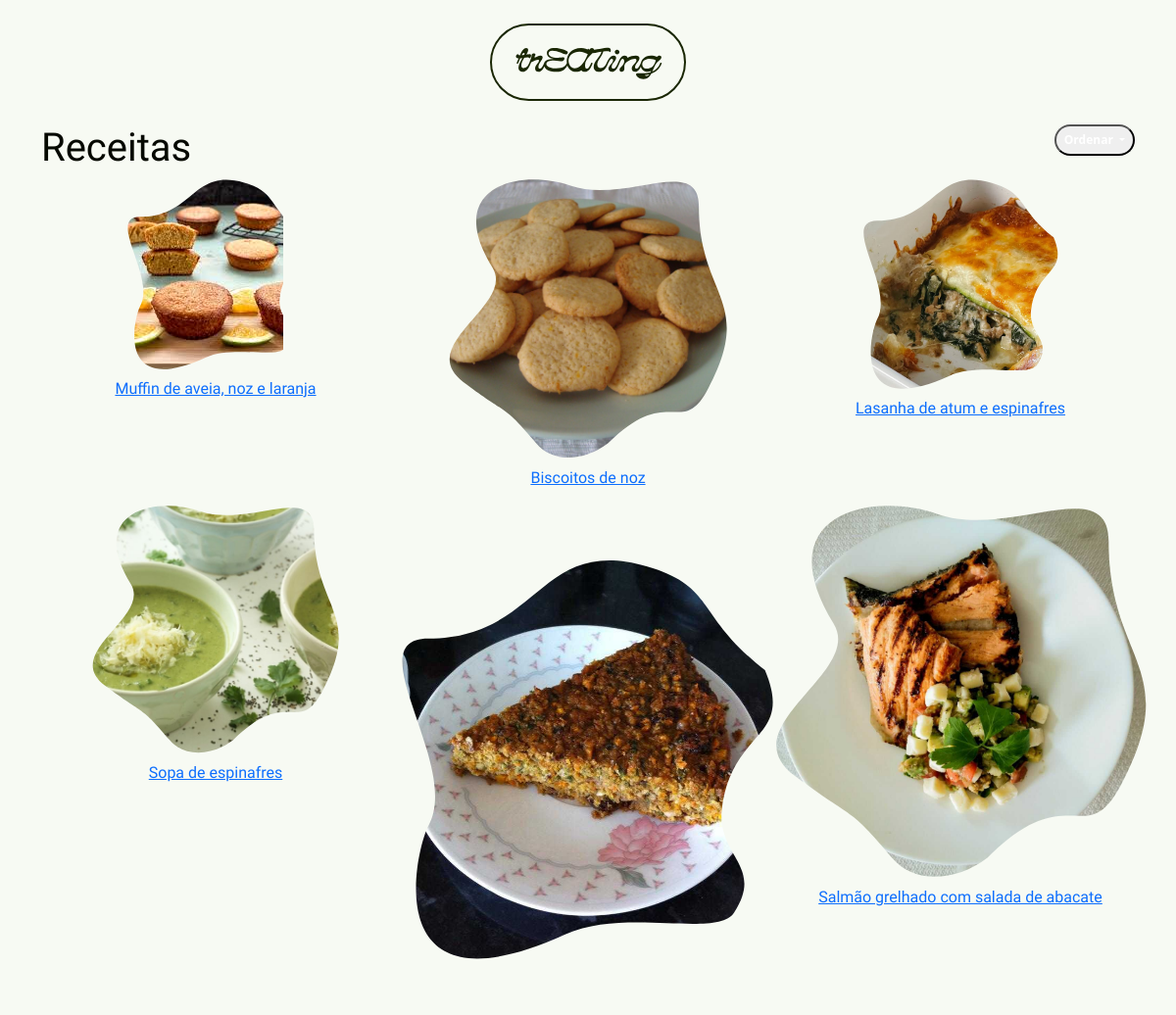
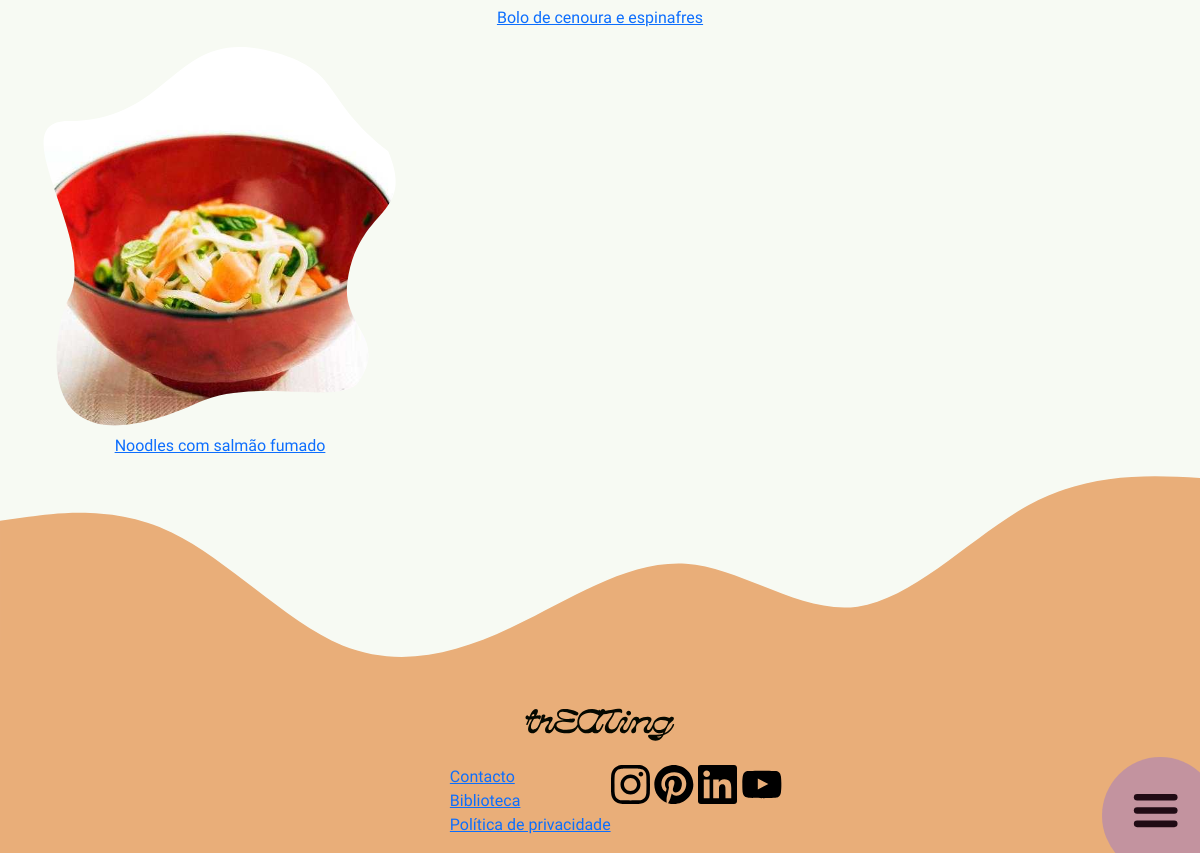
Screenshot of /receitas.php with the database file from the repository (2 pictures, top to bottom).
### tables this page shows
CREATE TABLE `recipes` (
  `idrecipe` int(11) NOT NULL,
  `idfood` int(11) NOT NULL,
  `title` varchar(80) NOT NULL,
  `ingredients` text NOT NULL,
  `steps` text NOT NULL,
  `images` varchar(50) NOT NULL,
  `servings` int(11) NOT NULL,
  `time` int(11) NOT NULL
);

### receitas.php (the view, shortened to what this page needs)
<?php
  require "connection.php";
  $query = "SELECT *
            FROM recipes";
  $result = mysqli_query($connection, $query);
?>
<!doctype html>
<html lang="en">
  <head>
    <link href="https://cdn.jsdelivr.net/npm/bootstrap@5.3.3/dist/css/bootstrap.min.css" rel="stylesheet">
    <link rel="stylesheet" href="./CSS/styles.css">
  </head>
  <body>
  <?php include "header.php"?>
 <main>
    <div class="container">
      <div class=" d-flex justify-content-between mb-2">
        <h1>Receitas</h1>
          <div class="dropdown">
            <button class="badge rounded-pill dropdown-toggle p-2 " type="button" data-bs-toggle="dropdown" aria-expanded="false">
            </button>
          </div>
      </div>
      <div class="row">
      <?php
        foreach ($result as $rec) {
          $idrec = $rec["idrecipe"];
          if($idrec % 2 == 0){
            $mask = '2';
          } else{
            $mask = '1';
          };
      ?>
        <div class="p-0 col-6 col-md-4">
          <a href="detalhereceita.php?idrecipe=<?php echo $idrec?>">
            <div class="mask<?php echo $mask ?> overflow-hidden">
              <img src="./media/recipes/<?php echo $rec["images"]; ?>" alt="<?php echo $rec["title"]; ?>" class="img-fluid">
            </div>
            <p class="mt-2 text-center"><?php echo $rec["title"]; ?></p>
          </a>
        </div>
        <?php }?>
    </div>
  </main>
  <?php include "footer.php"?>
  </body>
</html>

### header.php (shortened to what this page needs)
<header>
  <div class="container-fluid">
    <section>
      <div class= "row justify-content-center ">
        <div class= "col-auto m-4">
            <a href="index.php" class="col">
              <img src="./media/icons/logo.svg" alt="Treating logo" >
            </a>
        </div>
      </div>
    </section>
    <section>
      <div class="position-fixed bottom-0 end-0 z-1">
        <div class="menubtn btn-group dropup">
          <img type="button" data-bs-toggle="dropdown" aria-expanded="false" src="./media/icons/menu.svg" alt="Menu">
        </div>
      </div>
    </section>
  </div>
</header>

### footer.php
<footer>
  <div class="w-100 p-0">
      <img class="wavef" src="./media/icons/wave.footer.svg" alt="wave separation">
  </div>
  <div class="d-flex flex-column align-items-center bg-secondary-subtle">
    <a href="index.php" class="mb-4">
      <img src="./media/icons/logo_no_border.svg" alt="Treating logo">
    </a>
    <div class="d-flex justify-content-between">
      <ul class="linksf">
        <li>
          <a href="">Contacto</a>
        </li>
        <li>
          <a href="">Biblioteca</a>
        </li>
        <li>
          <a href="">Política de privacidade</a>
        </li>
      </ul>
      <div  class="">
        <img type="link" href="" src="./media/icons/instagram.svg" alt="Instagram">
        <img type="link" href="" src="./media/icons/pinterest.svg" alt="Pinterest">
        <img type="link" href="" src="./media/icons/linkedin.svg" alt="LinkedIn">
        <img type="link" href="" src="./media/icons/youtube.svg" alt="Youtube">
      </div>
    </div>
  </div>
</footer>

### CSS/styles.css (style rules this page uses)
:root { --bs-primary: #B2CF82; --bs-primary-bg-subtle: #B2CF82; --bs-secondary: #E9AE79; --bs-secondary-bg-subtle:#E9AE79; --bs-tertiary-bg: #E3CED7; --bs-tertiary-color: hsla(335, 26%, 66%, 0.90); --bs-warning: #ffc107; --bs-body-color: #060901; --bs-body-bg: #F7FAF3; }
h1 { font-family: "Exo" ; margin-bottom: 0px; }
p , ul { font-family: "Heebo"; }
.menubtn { height: 6em; }
.linksf { list-style: none; }

### receitas.php (style rules this page uses)
.mask1 { -webkit-mask-image: url(./media/icons/blob1.svg); mask-image: url(./media/icons/blob1.svg); -webkit-mask-repeat: no-repeat; mask-repeat: no-repeat; mask-size: 9em; mask-size: contain; -webkit-mask-position:center; }
.mask2 { -webkit-mask-image: url(./media/icons/blob2.svg); mask-image: url(./media/icons/blob2.svg); -webkit-mask-repeat: no-repeat; mask-repeat: no-repeat; mask-size: 9em; mask-size: contain; -webkit-mask-position:center; }

### rows the page displays
recipes: images (picture), title "Muffin de aveia, noz e laranja"
recipes: images (picture), title "Biscoitos de noz"
recipes: images (picture), title "Lasanha de atum e espinafres"
recipes: images (picture), title "Sopa de espinafres"
recipes: images (picture), title "Bolo de cenoura e espinafres"
recipes: images (picture), title "Salmão grelhado com salada de abacate"
recipes: images (picture), title "Noodles com salmão fumado"
